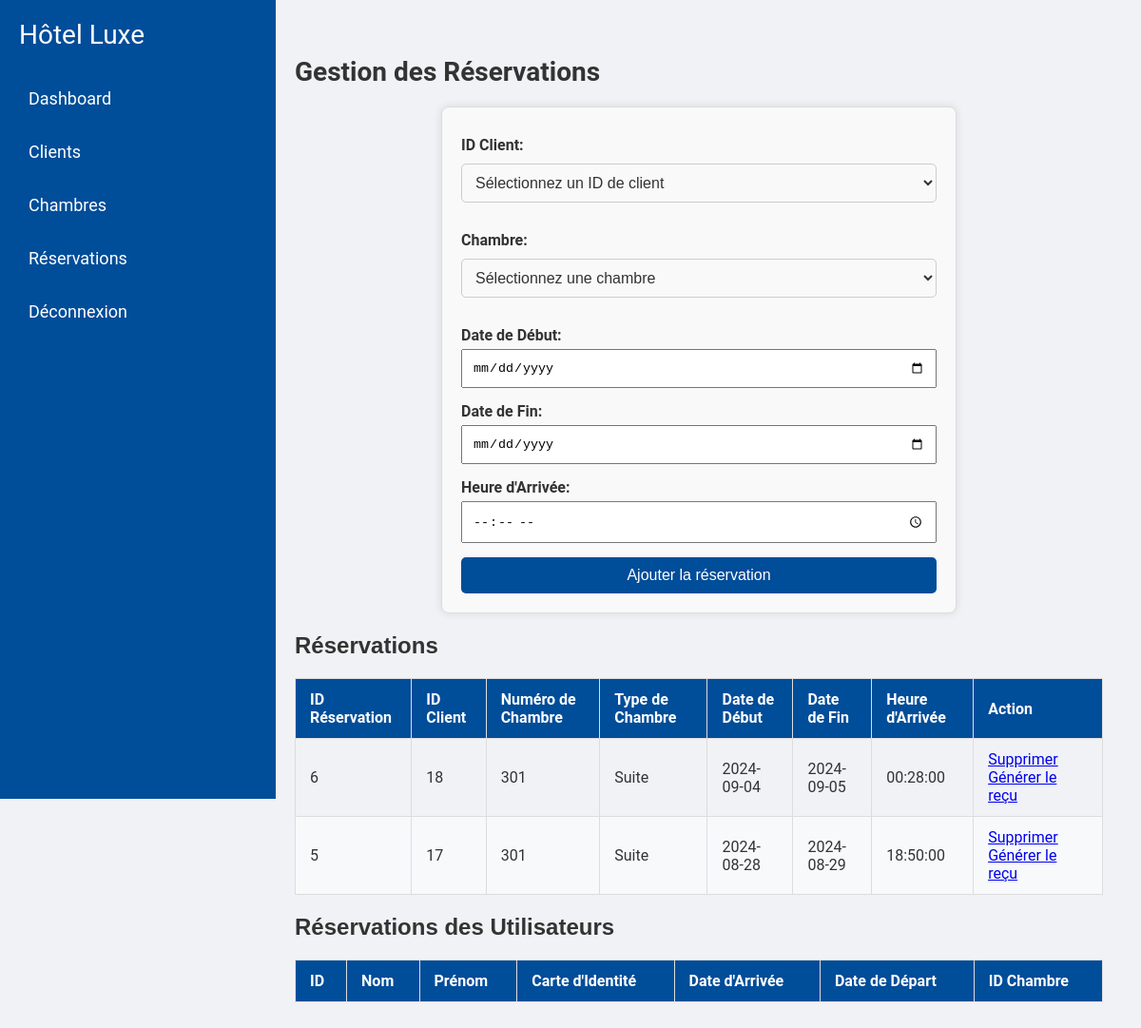
Screenshot of /admin_reservations.php (signed in) with the database file from the repository.
### tables this page shows
CREATE TABLE IF NOT EXISTS `reservations` (
  `id` int NOT NULL AUTO_INCREMENT,
  `id_utilisateur` int NOT NULL,
  `id_chambre` int NOT NULL,
  `date_debut` date NOT NULL,
  `date_fin` date NOT NULL,
  `statut` enum('confirmée','annulée') DEFAULT 'confirmée',
  `client_id` int NOT NULL,
  `heure_arrivee` time DEFAULT NULL,
  `created_at` timestamp NULL DEFAULT CURRENT_TIMESTAMP,
  `updated_at` timestamp NULL DEFAULT CURRENT_TIMESTAMP ON UPDATE CURRENT_TIMESTAMP,
  PRIMARY KEY (`id`),
  KEY `client_id` (`client_id`),
  KEY `id_chambre` (`id_chambre`),
  KEY `date_debut` (`date_debut`),
  KEY `date_fin` (`date_fin`)
);

CREATE TABLE IF NOT EXISTS `clients` (
  `id` int NOT NULL AUTO_INCREMENT,
  `nom` varchar(100) NOT NULL,
  `prenom` varchar(100) NOT NULL,
  `num_carte` varchar(20) DEFAULT NULL,
  `telephone` varchar(20) NOT NULL,
  `adresse` text NOT NULL,
  `date_creation` timestamp NULL DEFAULT CURRENT_TIMESTAMP,
  PRIMARY KEY (`id`)
);

CREATE TABLE IF NOT EXISTS `chambres` (
  `id` int NOT NULL AUTO_INCREMENT,
  `numero_chambre` varchar(50) NOT NULL,
  `type_chambre` varchar(50) NOT NULL,
  `prix` decimal(10,2) NOT NULL,
  `statut` enum('Libre','Occupé','En maintenance') DEFAULT 'Libre',
  `date_heure_occupation` datetime DEFAULT NULL,
  `image_url` varchar(255) DEFAULT NULL,
  `description` text,
  PRIMARY KEY (`id`)
);

### admin_reservations.php (the view, shortened to what this page needs)
<?php
include_once("db.php");
$query = "
    SELECT reservations.id AS reservation_id, reservations.heure_arrivee, clients.id AS client_id, chambres.numero_chambre, chambres.type_chambre, reservations.date_debut, reservations.date_fin
    FROM reservations
    INNER JOIN clients ON reservations.client_id = clients.id
    INNER JOIN chambres ON reservations.id_chambre = chambres.id
";
$req = $con->query($query);
?>
<!DOCTYPE html>
<html lang="fr">
<head>
    <link rel="stylesheet" href="https://cdnjs.cloudflare.com/ajax/libs/font-awesome/6.0.0-beta3/css/all.min.css">
</head>
<body>
    <div class="navbar">
        <a href="admin_dashboard.php" class="logo">Hôtel Luxe</a>
        <nav>
            <ul>
                <li><a href="admin_dashboard.php">Dashboard</a></li>
                <li><a href="admin_clients.php">Clients</a></li>
                <li><a href="admin_chambres.php">Chambres</a></li>
                <li><a href="admin_reservations.php">Réservations</a></li>
                <li><a href="logout.php">Déconnexion</a></li>
            </ul>
        </nav>
    </div>
    <div class="main-content">
        <h1>Gestion des Réservations</h1>
        <form method="POST" action="">
            <div class="form-group">
                <label for="client_id">ID Client:</label>
                <select id="client_id" name="client_id" required>
                    <option value="">Sélectionnez un ID de client</option>
                </select>
            </div>
            <div class="form-group">
                <label for="chambre_id">Chambre:</label>
                <select id="chambre_id" name="chambre_id" required>
                    <option value="">Sélectionnez une chambre</option>
                </select>
            </div>
            <div class="form-group">
                <label for="date_debut">Date de Début:</label>
                <input type="date" id="date_debut" name="date_debut" required>
            </div>
            <div class="form-group">
                <label for="date_fin">Date de Fin:</label>
                <input type="date" id="date_fin" name="date_fin" required>
            </div>
            <div class="form-group">
                <label for="heure_arrivee">Heure d'Arrivée:</label>
                <input type="time" id="heure_arrivee" name="heure_arrivee" required>
            </div>
            <button type="submit" name="submit" class="btn-primary">Ajouter la réservation</button>
        </form>
        <h2>Réservations</h2>
        <table>
            <thead>
                <tr>
                    <th>ID Réservation</th>
                    <th>ID Client</th>
                    <th>Numéro de Chambre</th>
                    <th>Type de Chambre</th>
                    <th>Date de Début</th>
                    <th>Date de Fin</th>
                    <th>Heure d'Arrivée</th>
                    <th>Action</th>
                </tr>
            </thead>
            <tbody>
                <?php while ($row = $req->fetch_assoc()) : ?>
                <tr>
                    <td><?php echo $row['reservation_id']; ?></td>
                    <td><?php echo $row['client_id']; ?></td>
                    <td><?php echo $row['numero_chambre']; ?></td>
                    <td><?php echo $row['type_chambre']; ?></td>
                    <td><?php echo $row['date_debut']; ?></td>
                    <td><?php echo $row['date_fin']; ?></td>
                    <td><?php echo $row['heure_arrivee']; ?></td>
                    <td>
                        <a href="?delete=<?php echo $row['reservation_id']; ?>" class="btn-delete">Supprimer</a>
                        <a href="?generate_receipt=<?php echo $row['reservation_id']; ?>&client_id=<?php echo $row['client_id']; ?>" class="btn-receipt">Générer le reçu</a>
                    </td>
                </tr>
                <?php endwhile; ?>
            </tbody>
        </table>
        <h2>Réservations des Utilisateurs</h2>
        <table>
            <thead>
                <tr>
                    <th>ID</th>
                    <th>Nom</th>
                    <th>Prénom</th>
                    <th>Carte d'Identité</th>
                    <th>Date d'Arrivée</th>
                    <th>Date de Départ</th>
                    <th>ID Chambre</th>
                </tr>
            </thead>
        </table>
    </div>
</body>
</html>

### admin_reservations.php (style rules this page uses)
body { font-family: 'Roboto', sans-serif; margin: 0; padding: 0; background-color: #f0f2f5; color: #333; }
.navbar { width: 250px; background-color: #004d99; color: #fff; height: 100vh; display: flex; flex-direction: column; padding: 20px; position: fixed; top: 0; left: 0; }
.navbar .logo { font-size: 28px; color: #fff; text-decoration: none; margin-bottom: 30px; }
.navbar nav ul { list-style: none; margin: 0; padding: 0; width: 100%; }
.navbar nav ul li { margin-bottom: 15px; }
.navbar nav ul li a { color: #fff; text-decoration: none; font-size: 18px; padding: 10px; display: block; transition: background-color 0.3s; border-radius: 5px; }
.main-content { margin-left: 270px; padding: 40px; width: calc(100% - 270px); box-sizing: border-box; }
h1 { font-size: 28px; margin-bottom: 20px; }
table { width: 100%; border-collapse: collapse; margin-bottom: 20px; }
table th, table td { padding: 12px 15px; border: 1px solid #ddd; text-align: left; }
table th { background-color: #004d99; color: #fff; }
table tr:nth-child(even) { background-color: #f7f9fb; }
.btn-primary { display: inline-block; padding: 10px 20px; background-color: #004d99; color: #fff; text-decoration: none; border-radius: 5px; transition: background-color 0.3s; }
.form-group { margin-bottom: 15px; }
.form-group label { display: block; margin-bottom: 5px; font-weight: bold; }
.form-group input { width: 100%; padding: 10px; box-sizing: border-box; }
.form-group select { width: 100%; padding: 10px; font-size: 16px; color: #333; background-color: #f9f9f9; border: 1px solid #ccc; border-radius: 5px; box-sizing: border-box; transition: border-color 0.3s ease, box-shadow 0.3s ease; }
.form-group option { padding: 10px; font-size: 16px; color: #333; }
form { width: 100%; max-width: 500px; margin: 0 auto; padding: 20px; border: 1px solid #ddd; border-radius: 8px; box-shadow: 0 0 10px rgba(0, 0, 0, 0.1); background-color: #f9f9f9; }
h2 { font-family: Arial, sans-serif; color: #333; margin-bottom: 20px; }
label { display: block; font-weight: bold; margin: 10px 0 5px; color: #333; }
input[type="number"], select, textarea { width: 100%; padding: 8px; margin: 5px 0 15px; border: 1px solid #ccc; border-radius: 4px; font-size: 16px; }
button { width: 100%; padding: 10px; font-size: 16px; color: #fff; background-color: #007bff; border: none; border-radius: 4px; cursor: pointer; transition: background-color 0.3s ease; }

### rows the page displays
reservations: id "6", client "18", id_chambre.numero_chambre "301", id_chambre.type_chambre "Suite", date_debut "2024-09-04", date_fin "2024-09-05", heure_arrivee "00:28:00"
reservations: id "5", client "17", id_chambre.numero_chambre "301", id_chambre.type_chambre "Suite", date_debut "2024-08-28", date_fin "2024-08-29", heure_arrivee "18:50:00"
